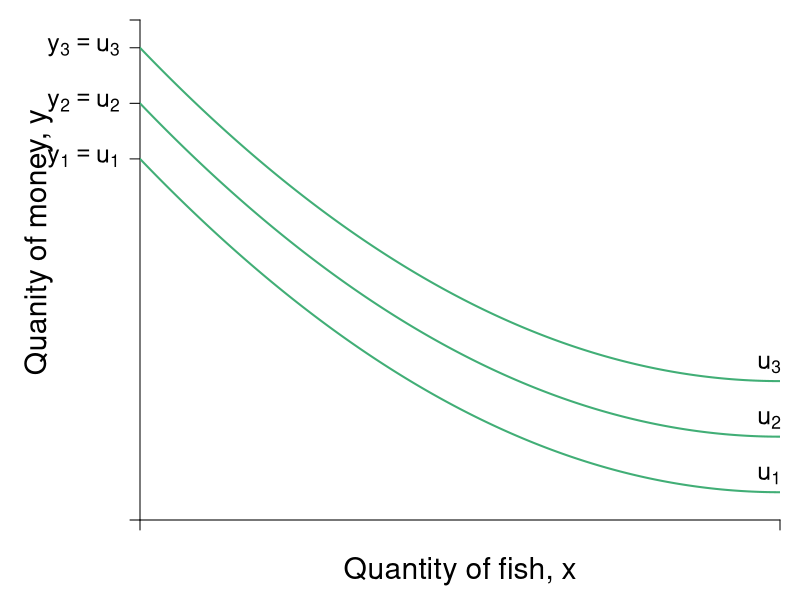

R code for this plot:
require(shape)
pdf(file = "indmarketdemand/demand_y_indiff.pdf", width = 9, height = 7)


#Set parameters for graphics
pointsize <- 1.8
axislabelsize <- 1.8
labelsize <- 1.5
namesize <- 1.8
annotatesize <- 1.5
graphlinewidth <- 2
segmentlinewidth <- 1.5

COL <- c("#7fc97f", "#beaed4", "#fdc086", "#ffff99", "#386cb0", "#f0027f", "#bf5b17", "#666666")
COLA <- c("#99d8c9","#66c2a4","#41ae76", "#238b45", "#005824")
COLB <- c("#4eb3d3", "#2b8cbe", "#0868ac","#084081")

#Edited the margins to cater for the larger LHS labels
par(mar =  c(4, 7, 1, 1))

mrsA <- function(x, rmax = 10, xmax = 20) {
  rmax - (rmax/xmax)*x
}


uA <- function(x, y, rmax = 2, xmax = 12) {
  y + rmax*x - (1/2)*(rmax/xmax)*x^2
}

indiffA1 <- function(x, uA = 10, rmax = 2.5, xmax = 10) {
  uA - rmax*x + (1/2)*(rmax/xmax)*(x^2)
}


bcA <- function(x, w = 20, p = 2) {
  w - p*x
}


xlims <- c(0, 12)
ylims <- c(0, 18)

npts <- 501 
x <- seq(xlims[1], xlims[2], length.out = npts)
y <- seq(ylims[1], ylims[2], length.out = npts) 
a <- c(13, 15, 17)

plot(0, 0, xlim = xlims, ylim = ylims, type = "n",
     xlab = expression(paste("")),
     ylab = expression(paste("")), 
     xaxt = "n", 
     yaxt = "n", 
     cex.lab = axislabelsize, 
     bty = "n",
     xaxs="i", 
     yaxs="i")

# ticksy <- seq(from = 0, to = ylims[2], by = 2)
# ylabels <- seq(from = 0, to = ylims[2], by = 2)
# ticksx <- seq(from = 0, to = xlims[2], by = 2)
# xlabels <- seq(from = 0, to = xlims[2], by = 2)
ticksy <- c(0, 13, 15, 17, ylims[2])
ylabels <- c(NA, expression(paste(y[1] == u[1])), expression(paste(y[2] == u[2])), expression(paste(y[3] == u[3])), NA)
ticksx <- c(0,  xlims[2])
xlabels <- c(NA, NA)

axis(1, at = ticksx, pos = 0, labels = xlabels, cex.axis = labelsize)
axis(2, at = ticksy, pos = 0, labels = ylabels, las = 1, cex.axis = labelsize)

npts <- 500 
xx1 <- seq(xlims[1], xlims[2], length.out = npts)

#lines(xx1, bcA(xx1, w = 12, p = 1), col = COLB[3], lwd = graphlinewidth)
#lines(xx1, indiffA1(xx1, uA = 20, rmax = 2.5, xmax = 10), col = COLB[4], lwd = graphlinewidth)



mtext(expression(paste("Quantity of fish, ", x)), side=1, line = 2.5, cex = axislabelsize)
text(-1.9, 10, expression(paste("Quanity of money, ", y)), xpd = TRUE, cex = axislabelsize, srt = 90) 

#segments(4.11765, 6.17647, 5.88, 8.88, lty = 1, col = COL[2] , lwd = graphlinewidth)
#text(7.3, 3, expression("Pareto Efficient"))
#text(7.3, 2.5, expression("Curve"))
#Arrows(7.3, 3.5, 7.3, 6.1, col = "black", lty = 1, lwd = 2, arr.type = "triangle", arr.lwd = 0.5)

#Label the iso-welfare functions for the HG, Aisha
text(11.8, 1.6, expression(u[1]), cex = annotatesize)
text(11.8, 3.6, expression(u[2]), cex = annotatesize)
text(11.8, 5.6, expression(u[3]), cex = annotatesize)
#text(6.6, 8.3, expression(u[4]^A))

#Label the indifference curves for the HG, Betty
# text(7.6, 17, expression(u[1]^B))
# text(6.75, 17, expression(u[2]^B))
# text(6, 17, expression(u[3]^B))
#text(3.4, 6.9, expression(v[4]^B))

#Label mrs function
#text(10, 8, expression(paste(mrs(x,y) == r[max] - frac(r[max], x[max])*x)))
#Arrows(10, 7.5, 10, 5.6, col = "black", lty = 1, lwd = 2, arr.type = "triangle", arr.lwd = 0.5)

#Label satiation
#text(20, 4, expression(paste(x[max] == "Point")))
#text(20, 3, expression(paste("of Satiation")))
#Arrows(20, 2.5, 20, 0.5, col = "black", lty = 1, lwd = 2, arr.type = "triangle", arr.lwd = 0.5)

#Label highest willingness to pay
# text(5, 10.5, expression(paste(r[max] == "Maximum")))
# text(5, 9.5, expression(paste("Willingness to Pay")))
# Arrows(3, 10, 0.5, 10, col = "black", lty = 1, lwd = 2, arr.type = "triangle", arr.lwd = 0.5)


contour(x, y, 
        outer(x, y, uA),
        #labels = c("v1", "v2", "v3"),
        drawlabels = FALSE,
        col = COLA[3],
        #xlab = expression(paste("A's Apples, ", x)),
        #ylab = expression(paste("A's Oranges, ", y)),
        #cex.lab = axislabelsize,
        lwd = graphlinewidth,
        levels = a, 
        xaxs="i", 
        yaxs="i", 
        add = TRUE)

#segments(0, 6, 6, 6, lty = 2, col = "gray" , lwd = segmentlinewidth)
#segments(6, 0, 6, 6, lty = 2, col = "gray" , lwd = segmentlinewidth)
#points(6, 6, pch = 16, col = "black", cex = 1.5)

# par(new = TRUE)
# 
# #Use the same x and ylims as previously, but with locations switched
# xlims2 <- c(18, 0)
# ylims2 <- c(18, 0)

#Leave the ylab and xlab blank to ensure no axes titles
# plot(0, 0, xlim = xlims2, ylim = ylims2, type = "n",
#      xlab = expression(paste("")),
#      ylab = expression(paste("")),
#      xaxt = "n", 
#      yaxt = "n", 
#      cex.lab = 1.3, 
#      bty = "n",
#      xaxs="i", 
#      yaxs="i")
# 
# 
# lines(xx1, indiffAlow(xx1, uA = 46.08, alpha = 16, beta = 1/24), col = COL[2], lwd = graphlinewidth)


#Set up axes at sides 3 and 4 (top and right)
# axis(side = 3, at = ticksx, pos = 0, labels = xlabels)
# axis(side = 4, at = ticksy, pos = 0, labels = ylabels, las = 0)
# mtext("B's Apples, x", side=3, line = 2.5, cex = axislabelsize)
# text(-0.8, 7, expression(paste("B's Oranges, y")), xpd = TRUE, cex = axislabelsize, srt = 270) 
# 
# #Add arrows:
# arrows(-0.8, 10, -0.8, 14, xpd = TRUE, length=0.1,angle=40,lwd=3)
# arrows(6.2, -1.8, 9, -1.8, xpd = TRUE, length=0.1,angle=40,lwd=3)
# 

#Customize ticks and labels for the plot
#ticksy <- seq(from = 0, to = 15, by = 1)
#ylabels <- seq(from = 0, to = 15, by = 1)
#ticksx <- seq(from = 0, to = 10, by = 1)
#xlabels <- seq(from = 0, to = 10, by = 1)
#axis(1, at = ticksx, pos = 0, labels = xlabels)
#axis(2, at = ticksy, pos = 0, labels = ylabels, las = 0)

dev.off()
